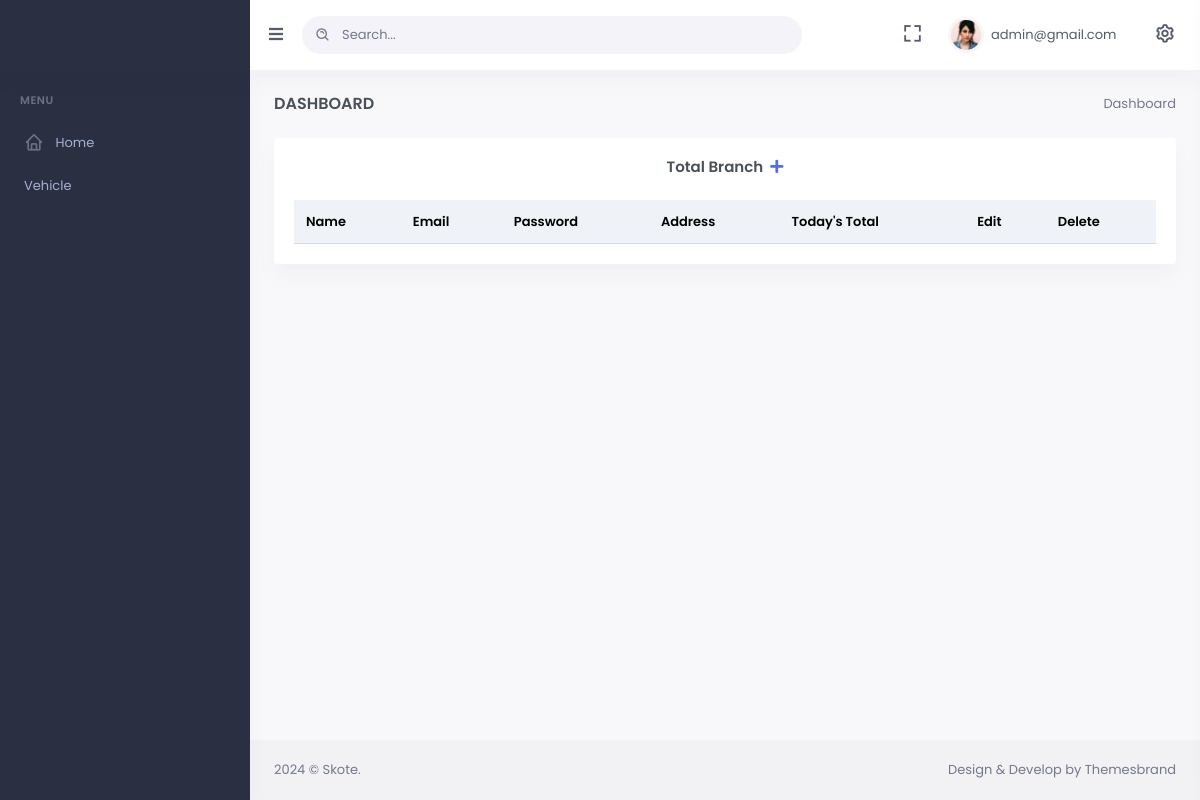
The app's page /branch/ (signed in), older data.
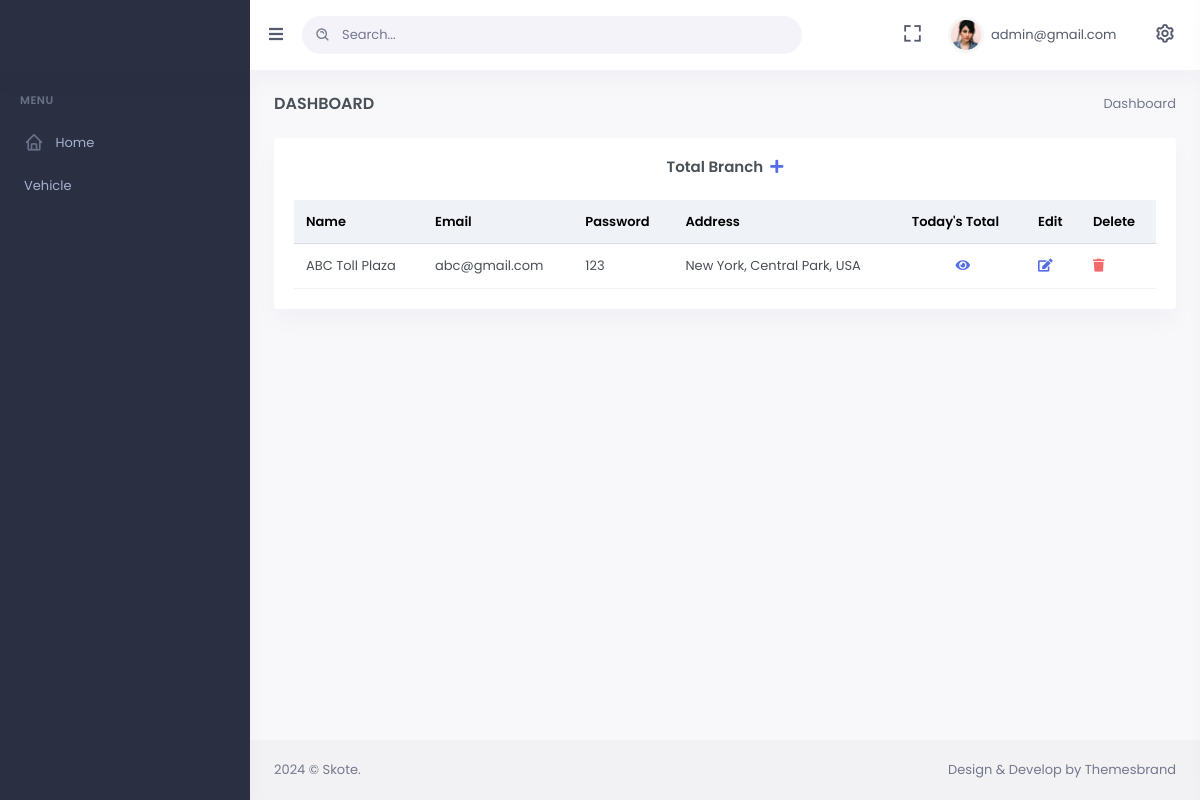
The same page, newer data.
### mainApp/models.py (models this page shows)
class Branch(models.Model):
    id=models.AutoField(primary_key=True)
    name=models.CharField(max_length=100,default="",null=True,blank=True)
    email=models.EmailField(default="",null=True,blank=True)
    password=models.CharField(max_length=30,default='',null=True,blank=True)
    address=models.CharField(max_length=100,default="",null=True,blank=True)

### mainApp/views.py (the view)
# urls.py: path('branch/',views.branch_page),
@login_required(login_url='/login/')
def branch_page(Request):
    if not Request.user.is_superuser:
        return HttpResponseForbidden("You don't have permission to access this page.")
    else:
       data=Branch.objects.all().order_by('id').reverse()
       return render(Request,'branch.html',{'data':data})

### mainApp/templates/branch.html (shortened to what this page needs)
{% extends 'admin-index.html' %}
{% load static %}
{%block body%}
            <div class="row">
                <div class="col-lg-12">
                    <div class="card">
                        <div class="card-body">
                            <h4 class="card-title mb-4 text-center">Total Branch<span><a href="/add-branch"> &nbsp;<i class="fa fa-plus" aria-hidden="true"></i></a>
                            </span></h4>
                            <div class="table-responsive">
                                <table class="table align-middle table-nowrap mb-0">
                                    <thead class="table-light">
                                        <tr>
                                            <th class="align-middle">Name</th>
                                            <th class="align-middle">Email</th>
                                            <th class="align-middle">Password</th>
                                            <th class="align-middle">Address</th>
                                            <th class="align-middle">Today's Total</th>                                            <th>Edit</th>
                                            <th>Delete</th>
                                        </tr>
                                    </thead>
                                    <tbody>
                                        {%for item in data%}
                                        <tr>
                                            <td>
                                                {{item.name}}
                                            </td>
                                            <td>
                                                {{item.email}}
                                            </td>
                                            <td>
                                                {{item.password}}
                                            </td>
                                            <td>
                                                {{item.address}}
                                            </td>
                                            <td class="text-center">
                                                <a href="/filter-branch-data/{{item.email}}"><i class="fa fa-eye"></i></a>
                                            </td>
                                            <td>
                                                <a href="/update-branch/{{item.id}}"><i class="fa fa-edit"></i></a>
                                            </td>
                                            <td>
                                                <a href="#" onclick="confirmDelete('{{item.id}}')">
                                                    <i class="fa fa-trash text-danger"></i>
                                                </a>
                                            </td>
                                        </tr>
                                        {%endfor%}
                                    </tbody>
                                </table>
                            </div>
                        </div>
                    </div>
                </div>
            </div>
        </div>
    </div>
    {%endblock%}

Row changes from the older to the newer data that the page shows:
added Branch: name "ABC Toll Plaza", email "abc@gmail.com", password "123", address "New York, Central Park, USA"
